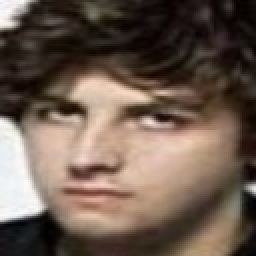
#> input picture Assignment-4/images1/jamie-1.jpeg, 128 x 128 px (shown 2 times larger); its folder holds only this picture in this run
$ jupyter execute --allow-errors 'Face Detection.ipynb'
#> lines starting #> are read from the running program, lines starting #| are printed output that depends on the picture; after the words box and inside, x2 and y2 are one past the last pixel; in counts of white or black regions, pixels touching at a corner belong together
[cell 1]
import cv2
import numpy as np
import matplotlib.pyplot as plt
import glob
from sklearn.decomposition import PCA
from scipy.spatial import distance
from PIL import Image
import os

The pictures that I used were of the band the xx. The reasoning behind this was that photographs of the band and its individual members were widely available on the internet. These images show a diverse set of backgrounds and facial expressions which allow for data training to be done successfully. In addition to finding the images, I attempted to crop them so that the faces were oriented the same way in the frame with the eyes and mouth being situated in the same region so that it would be easy to perform facial recognition on them.

[cell 2]
# [23 lines left out: function computeNearestNeighborNormalImages, not called in this run]

[cell 3]
# [21 lines left out: function computeNearestNeighborEigenvectors, not called in this run]

[cell 4]
#used to create a sliding window which can run through the image to test whether there is a face in each position
# [5 lines left out: function slidingWindow, not called in this run]

[cell 5]
# [12 lines left out: function projectOntoEigenspace, not called in this run]

[cell 6]
# [9 lines left out: function distance_eigenspace, not called in this run]

[cell 7]
def cropWindow(image, startY, startX, sizeY, sizeX):
    y,x = image.shape
    return image[startY:startY+sizeY,startX:startX+sizeX]

[cell 8]
# [24 lines left out: function classifyImage, not called in this run]

[cell 9]
def obtainData():
    #obtain the file list for each of the sets of images
    #create a numpy array of each of the sets of images then create one which has the images flattened
    filelist = glob.glob('images1/*.*')

    x = np.array([np.array(cv2.imread(fname,0), dtype='float64') for fname in filelist])

    numImages1 = x.shape[0]
    sizeImages1 = x.shape[1]*x.shape[2]

    trainData1 = x.reshape([numImages1,sizeImages1])


    filelist2 = glob.glob('images2/*.*')
    y = np.array([np.array(cv2.imread(fname,0), dtype='float64') for fname in filelist2])

    numImages2 = y.shape[0]
    sizeImages2 = y.shape[1]*y.shape[2]

    trainData2 = y.reshape([numImages2,sizeImages2])


    filelist3 = glob.glob('images3/*.*')
    z = np.array([np.array(cv2.imread(fname,0), dtype='float64') for fname in filelist3])

    numImages3 = z.shape[0]
    sizeImages3 = z.shape[1]*z.shape[2]

    trainData3 = z.reshape([numImages3,sizeImages3])

    #create an array with all of the flattened images together in one
    totalData = np.swapaxes(np.concatenate((trainData1, trainData2, trainData3)),0,1)
    return(totalData)

[cell 10]
#obtain the file list for each of the sets of images
#create a numpy array of each of the sets of images then create one which has the images flattened
filelist = glob.glob('images1/*.*')

x = np.array([np.array(cv2.imread(fname,0), dtype='float64') for fname in filelist])
imageShape = (x.shape[1],x.shape[2])
#> imageShape = (128, 128)

numImages1 = x.shape[0]
#> numImages1 = 1
sizeImages1 = x.shape[1]*x.shape[2]
#> sizeImages1 = 16384

trainData1 = x.reshape([numImages1,sizeImages1])


filelist2 = glob.glob('images2/*.*')
y = np.array([np.array(cv2.imread(fname,0), dtype='float64') for fname in filelist2])

numImages2 = y.shape[0]
#> (the rest of this cell did not finish here and is left out)

Clearly, as can be seen by the plot above, you do not need all of the vectors to represent the data as the cumulative variance reached 1 much sooner than the total number of vectors of the data. In addition, it can be seen that a very large percentage of the information is found within the first couple of vectors, with each additional vector providing less and less information. This is shown in the graphs for all three of the sets of images.

## Question 2.2 Nearest Neighbors

[cell 11]
#create a list of all of the images together and then add labels to each of them to say which set they belong to
images = []

for image in x:
    images.append([image, "Jamie"])
#> this loop made 1 pass
#> after the loop, images = 1 item
for image in y:
    images.append([image, "Oliver"])
#> (the rest of this cell did not finish here and is left out)

[cell 12]
#compute the means and eigenvectors off all of the images
mean1, eigenvectors1 = cv2.PCACompute(trainData1, mean=None)
#> (the rest of this cell did not finish here and is left out)

#### Discussion
One might be able to expect an improvement in the amount of images which are correctly mapped to their give set. This would be because the eigenvector representation will mitigate the effects that things like the backgroud of an image will have on the difference between the two images. For example, in the case where two images of different sets have the exact same background, in the normal image representation they are likely to have each other as nearest neighbors. However, in the eigenspace, these types of differences will impact the nearest neighbors calculation far less than in the normal space leading to a higher likelihood of correct nearest neighbors as is show above where in the original space only 20/30 were correct and in the eigenspace all 30 out of 30 were correct.

## Question 3 Face Detector and Classifier

#> (a cell that did not finish here is left out)


# Calculate the average face
meanFace = np.sum(totalData, axis=1)
meanFace = meanFace / 30

# Normalize the dataset's images by substraction the average face
for j in range(0, 30):
    totalData[:, j] -= meanFace[:]

# Find the normalized covariance matrix of the data
dataTrans= np.matrix(totalData.transpose())
cov_matrix = dataTrans * np.matrix(totalData)
cov_matrix = cov_matrix / 30

# Find the eigenvalues and eigenvectors
eigenvalues, eigenvectors = np.linalg.eig(cov_matrix)

# Sort the eigenvalues and eigenvectors in order of the size of the eigenvalue
# eigenvectors should be sorted to correspond with eigenvalues
sort_indices = eigenvalues.argsort()[::-1]
eigenvalues = eigenvalues[sort_indices]
eigenvectors = eigenvectors[:,sort_indices]

#find the total value of all of the eigenvalues
eigenvalues_sum = 0
for i in range(0,len(eigenvalues)):
    eigenvalues_sum = eigenvalues_sum + eigenvalues[i]


numEigenvalues = 0
totalVariance = 0.0

#find the number of eigenvalues needed to obtain 85% of the variance
for i in range (0, len(eigenvalues)):
    totalVariance = totalVariance + eigenvalues[i]/ eigenvalues_sum
    if totalVariance >= 0.85:
        numEigenvalues = i+1
        break

#take only the eigenvectors which are pertinant
importantEigenvectors = eigenvectors[:,0:numEigenvalues]

#normalize the eigenvectors
importantEigenvectors = totalData * importantEigenvectors
normals = np.linalg.norm(importantEigenvectors, axis=0)
importantEigenvectors = importantEigenvectors / normals

#find the eigenImportance of each of the eigenvectors
eigenTranspose = importantEigenvectors.transpose()
eigenImportance =  eigenTranspose * totalData

image = np.array(cv2.imread("TestImage.jpeg",0), dtype='float64')
faceDetectImage = image.copy()
imageList = []

#create the sliding window that will be used to test the whole image for faces
for (x, y, window) in slidingWindow(image, sizeOfStep=32, sizeOfWindow=(imageShape)):
    # ensure that the window size is the same as the shape of our smaller images
    #should basically check that were not getting cut off images on the sides or corners etc
    if window.shape[0] != imageShape[0] or window.shape[1] != imageShape[1]:
        continue

    # find the similarity between the current window and our eigenspace for faces
    faceLikelihood = distance_eigenspace(window, meanFace, eigenImportance, importantEigenvectors)

    #set the threshold so that only the best faces come through from the data
    if (faceLikelihood < 56500):
        cv2.rectangle(faceDetectImage, (x, y), (x + imageShape[0], y + imageShape[1]), (0,0,255), 2)
        #cut out the window we found that includes the face and add it to the list of faces
        window = cropWindow(image,y,x,imageShape[1],imageShape[0])
        imageList.append(np.array(window.tolist()))

#for each of the faces, plot it and then perform classification
for i in range(0,len(imageList)):
    plt.figure(figsize = (5,5))
    plt.subplot(111)
    plt.xticks([]), plt.yticks([])
    plt.imshow(imageList[i], cmap="gray")
    imageClassification = classifyImage(imageList[i],meanFace,importantEigenvectors,eigenImportance)
    #check which of the faces the image is closest to and output that
    if(imageClassification < 10):
        print('image classified as jamie')
    elif(imageClassification < 20):
        print('image classified as oliver')
    else:
        print('image classified as romy')

#plot the whole detection image with all of the faces rectangled
plt.figure(figsize = (10,10))
plt.title("Detected Faces"), plt.xticks([]), plt.yticks([])
plt.imshow(faceDetectImage, cmap="gray")

The method as a whole works somewhat well. By in large, it provides the correct person as the closest neighbour about 1/2 of the time (this scales as well when you set the threshold to a higher number and thus have more faces to work with) which is a higher rate than one would expect for random given three people. However, This is also not exactly a great face classification as the faces that are being provided are generally well centered and thus one might expect a higher success rate than 1/2.

With regards to false positives for the facial detection parts, there are no "false positives" as all of the images under the threshold are in fact faces. However, none of the images are perfectly centered and there are two found for one of the three people in the photo. In addition, as will be again touched on later, the threshold is set based on the image itself and thus must be recalibrated for the specific image that is being worked on. For this reason, it is somewhat hard to gauge "false positives" and more simple to say that the algoritm will generally detect faces in the frame but will not necesarily provide the best version of the faces and may provide each face more than once.

There are two mis-identified faces when working with the current threshold. The first and fourth detected faces are in face correct. The second face will take four tries to find the correct nearest neighbor and the third will take 13 which is very far off.

The largest problem that I see regarding this algorithm is that it does not account for the different sizes of peoples head's in the frame. If one were to more accurately cut out only the faces of the people in the frame it would likely remove much of the error as was seen from the nearest neighbor calculations done on the test data. One would expect this to cause a large bit of the error as the well centered faces seem to be well mapped using the nearest neighbor calculation

## Question 4

[cell 14]
# Get OpenCV datapath
data_path = cv2.data.haarcascades
face_cascade = cv2.CascadeClassifier( os.path.join(data_path, 'haarcascade_frontalface_default.xml'))
eye_cascade = cv2.CascadeClassifier( os.path.join(data_path, 'haarcascade_eye.xml'))

img = cv2.imread('TestImage.jpeg')
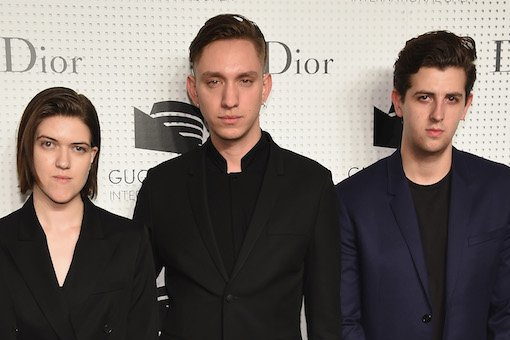
#> input picture Assignment-4/TestImage.jpeg, 510 x 340 px
#> img is the input picture: shape (340, 510, 3); mean B, G, R 102.5, 107.1, 116.1
img_gray = cv2.cvtColor(img, cv2.COLOR_BGR2GRAY)
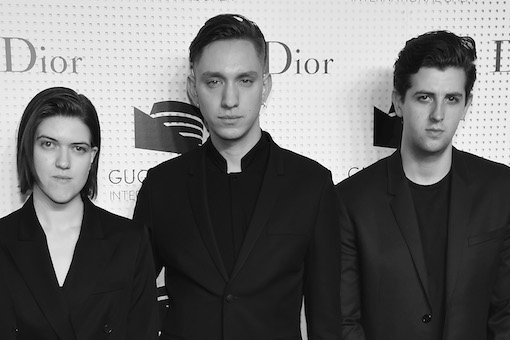
#> img_gray: shape (340, 510); min 0, max 255, mean 109.2


#uses Viola-Jones implementation to detect faces in the test image that was input as shown intutorial
#should only run on faces rather than also executing for eyes
faces = face_cascade.detectMultiScale(img_gray, 1.1,2)
#> faces = [[398, 67, 80, 80], [27, 119, 72, 72], [187, 46, 88, 88]]

#should draw a rectangle around all of the faces that were found by the face detector
for (x,y,w,h) in faces:
    cv2.rectangle(img, (x,y), (x+w, y+h), (255,0,0), 2)
#> this loop made 3 passes
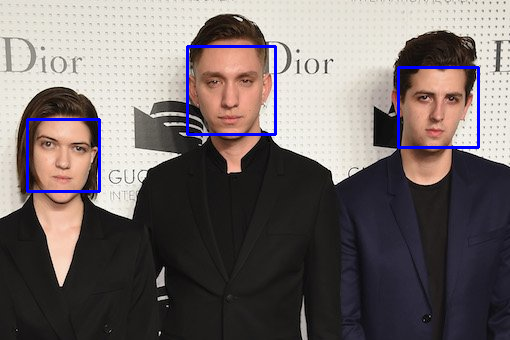
#> img: shape (340, 510, 3); 1.65% of pixels changed, all inside (x1, y1, x2, y2) = (26, 45, 480, 193)

# display images
plt.figure(figsize=(15,15))
plt.imshow(cv2.cvtColor(img, cv2.COLOR_BGR2RGB))
plt.title("Input Image"), plt.xticks([]), plt.yticks([])
plt.show()
